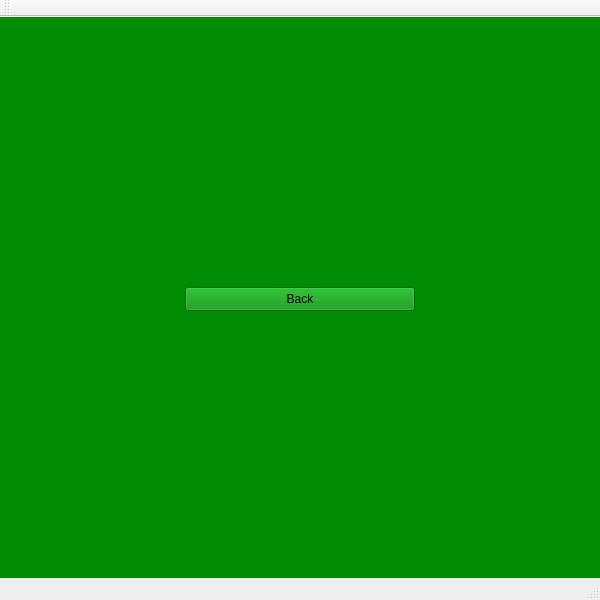
<?xml version="1.0" encoding="UTF-8"?>
<ui version="4.0">
 <class>settingsClass</class>
 <widget class="QMainWindow" name="settingsClass">
  <property name="geometry">
   <rect>
    <x>0</x>
    <y>0</y>
    <width>600</width>
    <height>600</height>
   </rect>
  </property>
  <property name="windowTitle">
   <string>settings</string>
  </property>
  <widget class="QWidget" name="centralWidget">
   <property name="styleSheet">
    <string notr="true">background-color: rgb(0, 141, 5);</string>
   </property>
   <widget class="QPushButton" name="buttonBack">
    <property name="geometry">
     <rect>
      <x>185</x>
      <y>270</y>
      <width>230</width>
      <height>24</height>
     </rect>
    </property>
    <property name="text">
     <string>Back</string>
    </property>
   </widget>
  </widget>
  <widget class="QMenuBar" name="menuBar">
   <property name="geometry">
    <rect>
     <x>0</x>
     <y>0</y>
     <width>600</width>
     <height>21</height>
    </rect>
   </property>
  </widget>
  <widget class="QToolBar" name="mainToolBar">
   <attribute name="toolBarArea">
    <enum>TopToolBarArea</enum>
   </attribute>
   <attribute name="toolBarBreak">
    <bool>false</bool>
   </attribute>
  </widget>
  <widget class="QStatusBar" name="statusBar"/>
 </widget>
 <layoutdefault spacing="6" margin="11"/>
 <resources/>
 <connections/>
</ui>
